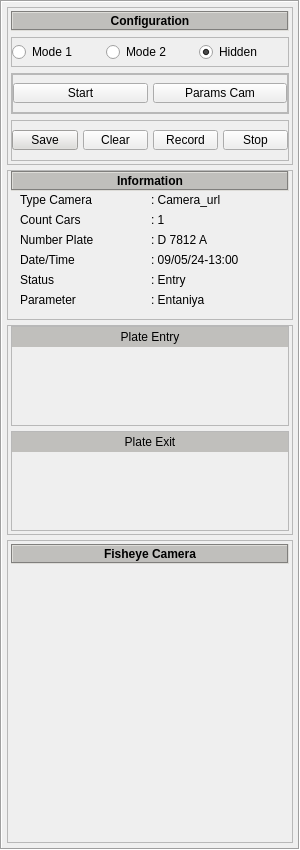
       <widget class="QFrame" name="frame_4">
        <property name="minimumSize">
         <size>
          <width>300</width>
          <height>850</height>
         </size>
        </property>
        <property name="maximumSize">
         <size>
          <width>300</width>
          <height>1000</height>
         </size>
        </property>
        <property name="frameShape">
         <enum>QFrame::Box</enum>
        </property>
        <property name="frameShadow">
         <enum>QFrame::Sunken</enum>
        </property>
        <layout class="QVBoxLayout" name="verticalLayout_14">
         <property name="spacing">
          <number>5</number>
         </property>
         <property name="leftMargin">
          <number>5</number>
         </property>
         <property name="topMargin">
          <number>5</number>
         </property>
         <property name="rightMargin">
          <number>5</number>
         </property>
         <property name="bottomMargin">
          <number>5</number>
         </property>
         <item>
          <widget class="QFrame" name="frame_15">
           <property name="minimumSize">
            <size>
             <width>0</width>
             <height>0</height>
            </size>
           </property>
           <property name="maximumSize">
            <size>
             <width>16777215</width>
             <height>16777215</height>
            </size>
           </property>
           <property name="frameShape">
            <enum>QFrame::StyledPanel</enum>
           </property>
           <property name="frameShadow">
            <enum>QFrame::Raised</enum>
           </property>
           <layout class="QVBoxLayout" name="verticalLayout_6">
            <property name="leftMargin">
             <number>3</number>
            </property>
            <property name="topMargin">
             <number>3</number>
            </property>
            <property name="rightMargin">
             <number>3</number>
            </property>
            <property name="bottomMargin">
             <number>3</number>
            </property>
            <item>
             <widget class="QLabel" name="label_14">
              <property name="minimumSize">
               <size>
                <width>0</width>
                <height>20</height>
               </size>
              </property>
              <property name="maximumSize">
               <size>
                <width>16777215</width>
                <height>20</height>
               </size>
              </property>
              <property name="font">
               <font>
                <weight>75</weight>
                <bold>true</bold>
               </font>
              </property>
              <property name="styleSheet">
               <string notr="true">background-color: rgb(192, 191, 188);</string>
              </property>
              <property name="frameShape">
               <enum>QFrame::Box</enum>
              </property>
              <property name="frameShadow">
               <enum>QFrame::Sunken</enum>
              </property>
              <property name="text">
               <string>Configuration</string>
              </property>
              <property name="alignment">
               <set>Qt::AlignCenter</set>
              </property>
             </widget>
            </item>
            <item>
             <widget class="QFrame" name="frame_19">
              <property name="maximumSize">
               <size>
                <width>16777215</width>
                <height>30</height>
               </size>
              </property>
              <property name="frameShape">
               <enum>QFrame::StyledPanel</enum>
              </property>
              <property name="frameShadow">
               <enum>QFrame::Raised</enum>
              </property>
              <layout class="QHBoxLayout" name="horizontalLayout_9">
               <property name="spacing">
                <number>5</number>
               </property>
               <property name="leftMargin">
                <number>0</number>
               </property>
               <property name="topMargin">
                <number>0</number>
               </property>
               <property name="rightMargin">
                <number>0</number>
               </property>
               <property name="bottomMargin">
                <number>0</number>
               </property>
               <item>
                <widget class="QRadioButton" name="btn_radio_mode1">
                 <property name="text">
                  <string>Mode 1</string>
                 </property>
                </widget>
               </item>
               <item>
                <widget class="QRadioButton" name="btn_radio_mode2">
                 <property name="text">
                  <string>Mode 2</string>
                 </property>
                </widget>
               </item>
               <item>
                <widget class="QRadioButton" name="btn_radio_hidden">
                 <property name="text">
                  <string>Hidden</string>
                 </property>
                 <property name="checkable">
                  <bool>true</bool>
                 </property>
                 <property name="checked">
                  <bool>true</bool>
                 </property>
                 <property name="autoRepeat">
                  <bool>false</bool>
                 </property>
                </widget>
               </item>
              </layout>
             </widget>
            </item>
            <item>
             <widget class="QFrame" name="frame_13">
              <property name="frameShape">
               <enum>QFrame::StyledPanel</enum>
              </property>
              <property name="frameShadow">
               <enum>QFrame::Raised</enum>
              </property>
              <layout class="QHBoxLayout" name="horizontalLayout_11">
               <property name="spacing">
                <number>5</number>
               </property>
               <property name="leftMargin">
                <number>0</number>
               </property>
               <property name="topMargin">
                <number>0</number>
               </property>
               <property name="rightMargin">
                <number>0</number>
               </property>
               <property name="bottomMargin">
                <number>0</number>
               </property>
               <item>
                <widget class="QFrame" name="frame_18">
                 <property name="frameShape">
                  <enum>QFrame::StyledPanel</enum>
                 </property>
                 <property name="frameShadow">
                  <enum>QFrame::Raised</enum>
                 </property>
                 <layout class="QHBoxLayout" name="horizontalLayout_3">
                  <property name="spacing">
                   <number>5</number>
                  </property>
                  <property name="leftMargin">
                   <number>0</number>
                  </property>
                  <property name="topMargin">
                   <number>0</number>
                  </property>
                  <property name="rightMargin">
                   <number>0</number>
                  </property>
                  <property name="bottomMargin">
                   <number>0</number>
                  </property>
                  <item>
                   <widget class="QPushButton" name="btn_start">
                    <property name="minimumSize">
                     <size>
                      <width>0</width>
                      <height>0</height>
                     </size>
                    </property>
                    <property name="maximumSize">
                     <size>
                      <width>16777215</width>
                      <height>20</height>
                     </size>
                    </property>
                    <property name="styleSheet">
                     <string notr="true"/>
                    </property>
                    <property name="text">
                     <string>Start</string>
                    </property>
                   </widget>
                  </item>
                  <item>
                   <widget class="QPushButton" name="btn_params_cam">
                    <property name="minimumSize">
                     <size>
                      <width>0</width>
                      <height>0</height>
                     </size>
                    </property>
                    <property name="maximumSize">
                     <size>
                      <width>16777215</width>
                      <height>20</height>
                     </size>
                    </property>
                    <property name="styleSheet">
                     <string notr="true"/>
                    </property>
                    <property name="text">
                     <string>Params Cam</string>
                    </property>
                   </widget>
                  </item>
                 </layout>
                </widget>
               </item>
              </layout>
             </widget>
            </item>
            <item>
             <widget class="QFrame" name="frame_9">
              <property name="frameShape">
               <enum>QFrame::StyledPanel</enum>
              </property>
              <property name="frameShadow">
               <enum>QFrame::Raised</enum>
              </property>
              <layout class="QHBoxLayout" name="horizontalLayout_13">
               <property name="spacing">
                <number>5</number>
               </property>
               <property name="leftMargin">
                <number>0</number>
               </property>
               <property name="topMargin">
                <number>0</number>
               </property>
               <property name="rightMargin">
                <number>0</number>
               </property>
               <property name="bottomMargin">
                <number>0</number>
               </property>
               <item>
                <widget class="QPushButton" name="btn_save">
                 <property name="minimumSize">
                  <size>
                   <width>0</width>
                   <height>0</height>
                  </size>
                 </property>
                 <property name="maximumSize">
                  <size>
                   <width>16777215</width>
                   <height>20</height>
                  </size>
                 </property>
                 <property name="styleSheet">
                  <string notr="true">background-color: rgb(222, 221, 218);</string>
                 </property>
                 <property name="text">
                  <string>Save</string>
                 </property>
                </widget>
               </item>
               <item>
                <widget class="QPushButton" name="btn_clear">
                 <property name="minimumSize">
                  <size>
                   <width>0</width>
                   <height>0</height>
                  </size>
                 </property>
                 <property name="maximumSize">
                  <size>
                   <width>16777215</width>
                   <height>20</height>
                  </size>
                 </property>
                 <property name="styleSheet">
                  <string notr="true"/>
                 </property>
                 <property name="text">
                  <string>Clear</string>
                 </property>
                </widget>
               </item>
               <item>
                <widget class="QPushButton" name="btn_record">
                 <property name="minimumSize">
                  <size>
                   <width>0</width>
                   <height>0</height>
                  </size>
                 </property>
                 <property name="maximumSize">
                  <size>
                   <width>16777215</width>
                   <height>20</height>
                  </size>
                 </property>
                 <property name="text">
                  <string>Record</string>
                 </property>
                </widget>
               </item>
               <item>
                <widget class="QPushButton" name="btn_stop">
                 <property name="minimumSize">
                  <size>
                   <width>0</width>
                   <height>0</height>
                  </size>
                 </property>
                 <property name="maximumSize">
                  <size>
                   <width>16777215</width>
                   <height>20</height>
                  </size>
                 </property>
                 <property name="text">
                  <string>Stop</string>
                 </property>
                </widget>
               </item>
              </layout>
             </widget>
            </item>
           </layout>
          </widget>
         </item>
         <item>
          <widget class="QFrame" name="frame_5">
           <property name="maximumSize">
            <size>
             <width>16777215</width>
             <height>150</height>
            </size>
           </property>
           <property name="frameShape">
            <enum>QFrame::StyledPanel</enum>
           </property>
           <property name="frameShadow">
            <enum>QFrame::Raised</enum>
           </property>
           <layout class="QVBoxLayout" name="verticalLayout_8">
            <property name="spacing">
             <number>0</number>
            </property>
            <property name="leftMargin">
             <number>3</number>
            </property>
            <property name="topMargin">
             <number>0</number>
            </property>
            <property name="rightMargin">
             <number>3</number>
            </property>
            <property name="bottomMargin">
             <number>3</number>
            </property>
            <item>
             <widget class="QLabel" name="label_9">
              <property name="minimumSize">
               <size>
                <width>0</width>
                <height>20</height>
               </size>
              </property>
              <property name="maximumSize">
               <size>
                <width>16777215</width>
                <height>20</height>
               </size>
              </property>
              <property name="font">
               <font>
                <weight>75</weight>
                <bold>true</bold>
               </font>
              </property>
              <property name="styleSheet">
               <string notr="true">background-color: rgb(192, 191, 188);</string>
              </property>
              <property name="frameShape">
               <enum>QFrame::Box</enum>
              </property>
              <property name="frameShadow">
               <enum>QFrame::Sunken</enum>
              </property>
              <property name="text">
               <string>Information</string>
              </property>
              <property name="alignment">
               <set>Qt::AlignCenter</set>
              </property>
             </widget>
            </item>
            <item>
             <widget class="QFrame" name="frame_16">
              <property name="frameShape">
               <enum>QFrame::NoFrame</enum>
              </property>
              <property name="frameShadow">
               <enum>QFrame::Raised</enum>
              </property>
              <layout class="QVBoxLayout" name="verticalLayout_5">
               <property name="topMargin">
                <number>2</number>
               </property>
               <item>
                <widget class="QFrame" name="frame_17">
                 <property name="frameShape">
                  <enum>QFrame::NoFrame</enum>
                 </property>
                 <property name="frameShadow">
                  <enum>QFrame::Raised</enum>
                 </property>
                 <layout class="QHBoxLayout" name="horizontalLayout_14">
                  <property name="spacing">
                   <number>1</number>
                  </property>
                  <property name="leftMargin">
                   <number>0</number>
                  </property>
                  <property name="topMargin">
                   <number>0</number>
                  </property>
                  <property name="rightMargin">
                   <number>0</number>
                  </property>
                  <property name="bottomMargin">
                   <number>0</number>
                  </property>
                  <item>
                   <widget class="QLabel" name="label_11">
                    <property name="text">
                     <string>Type Camera</string>
                    </property>
                   </widget>
                  </item>
                  <item>
                   <widget class="QLabel" name="label_info_media_type">
                    <property name="text">
                     <string>: Camera_url</string>
                    </property>
                   </widget>
                  </item>
                 </layout>
                </widget>
               </item>
               <item>
                <widget class="QFrame" name="frame_27">
                 <property name="frameShape">
                  <enum>QFrame::NoFrame</enum>
                 </property>
                 <property name="frameShadow">
                  <enum>QFrame::Raised</enum>
                 </property>
                 <layout class="QHBoxLayout" name="horizontalLayout_19">
                  <property name="spacing">
                   <number>1</number>
                  </property>
                  <property name="leftMargin">
                   <number>0</number>
                  </property>
                  <property name="topMargin">
                   <number>0</number>
                  </property>
                  <property name="rightMargin">
                   <number>0</number>
                  </property>
                  <property name="bottomMargin">
                   <number>0</number>
                  </property>
                  <item>
                   <widget class="QLabel" name="label_23">
                    <property name="text">
                     <string>Count Cars  </string>
                    </property>
                   </widget>
                  </item>
                  <item>
                   <widget class="QLabel" name="label_24">
                    <property name="text">
                     <string>: 1</string>
                    </property>
                   </widget>
                  </item>
                 </layout>
                </widget>
               </item>
               <item>
                <widget class="QFrame" name="frame_20">
                 <property name="frameShape">
                  <enum>QFrame::NoFrame</enum>
                 </property>
                 <property name="frameShadow">
                  <enum>QFrame::Raised</enum>
                 </property>
                 <layout class="QHBoxLayout" name="horizontalLayout_15">
                  <property name="spacing">
                   <number>1</number>
                  </property>
                  <property name="leftMargin">
                   <number>0</number>
                  </property>
                  <property name="topMargin">
                   <number>0</number>
                  </property>
                  <property name="rightMargin">
                   <number>0</number>
                  </property>
                  <property name="bottomMargin">
                   <number>0</number>
                  </property>
                  <item>
                   <widget class="QLabel" name="label_16">
                    <property name="text">
                     <string>Number Plate </string>
                    </property>
                   </widget>
                  </item>
                  <item>
                   <widget class="QLabel" name="label_15">
                    <property name="text">
                     <string>: D 7812 A</string>
                    </property>
                   </widget>
                  </item>
                 </layout>
                </widget>
               </item>
               <item>
                <widget class="QFrame" name="frame_21">
                 <property name="frameShape">
                  <enum>QFrame::NoFrame</enum>
                 </property>
                 <property name="frameShadow">
                  <enum>QFrame::Raised</enum>
                 </property>
                 <layout class="QHBoxLayout" name="horizontalLayout_16">
                  <property name="spacing">
                   <number>1</number>
                  </property>
                  <property name="leftMargin">
                   <number>0</number>
                  </property>
                  <property name="topMargin">
                   <number>0</number>
                  </property>
                  <property name="rightMargin">
                   <number>0</number>
                  </property>
                  <property name="bottomMargin">
                   <number>0</number>
                  </property>
                  <item>
                   <widget class="QLabel" name="label_18">
                    <property name="text">
                     <string>Date/Time </string>
                    </property>
                   </widget>
                  </item>
                  <item>
                   <widget class="QLabel" name="label_20">
                    <property name="text">
                     <string>: 09/05/24-13:00</string>
                    </property>
                   </widget>
                  </item>
                 </layout>
                </widget>
               </item>
               <item>
                <widget class="QFrame" name="frame_22">
                 <property name="frameShape">
                  <enum>QFrame::NoFrame</enum>
                 </property>
                 <property name="frameShadow">
                  <enum>QFrame::Raised</enum>
                 </property>
                 <layout class="QHBoxLayout" name="horizontalLayout_17">
                  <property name="spacing">
                   <number>1</number>
                  </property>
                  <property name="leftMargin">
                   <number>0</number>
                  </property>
                  <property name="topMargin">
                   <number>0</number>
                  </property>
                  <property name="rightMargin">
                   <number>0</number>
                  </property>
                  <property name="bottomMargin">
                   <number>0</number>
                  </property>
                  <item>
                   <widget class="QLabel" name="label_19">
                    <property name="text">
                     <string>Status</string>
                    </property>
                   </widget>
                  </item>
                  <item>
                   <widget class="QLabel" name="label_info_media_path">
                    <property name="text">
                     <string>: Entry</string>
                    </property>
                   </widget>
                  </item>
                 </layout>
                </widget>
               </item>
               <item>
                <widget class="QFrame" name="frame_26">
                 <property name="frameShape">
                  <enum>QFrame::NoFrame</enum>
                 </property>
                 <property name="frameShadow">
                  <enum>QFrame::Raised</enum>
                 </property>
                 <layout class="QHBoxLayout" name="horizontalLayout_18">
                  <property name="spacing">
                   <number>1</number>
                  </property>
                  <property name="leftMargin">
                   <number>0</number>
                  </property>
                  <property name="topMargin">
                   <number>0</number>
                  </property>
                  <property name="rightMargin">
                   <number>0</number>
                  </property>
                  <property name="bottomMargin">
                   <number>0</number>
                  </property>
                  <item>
                   <widget class="QLabel" name="label_21">
                    <property name="text">
                     <string>Parameter</string>
                    </property>
                   </widget>
                  </item>
                  <item>
                   <widget class="QLabel" name="label_info_parameter_used">
                    <property name="text">
                     <string>: Entaniya</string>
                    </property>
                   </widget>
                  </item>
                 </layout>
                </widget>
               </item>
              </layout>
             </widget>
            </item>
           </layout>
          </widget>
         </item>
         <item>
          <widget class="QFrame" name="frame_28">
           <property name="minimumSize">
            <size>
             <width>0</width>
             <height>210</height>
            </size>
           </property>
           <property name="maximumSize">
            <size>
             <width>16777215</width>
             <height>16777215</height>
            </size>
           </property>
           <property name="frameShape">
            <enum>QFrame::StyledPanel</enum>
           </property>
           <property name="frameShadow">
            <enum>QFrame::Raised</enum>
           </property>
           <layout class="QVBoxLayout" name="verticalLayout_15">
            <property name="spacing">
             <number>5</number>
            </property>
            <property name="leftMargin">
             <number>3</number>
            </property>
            <property name="topMargin">
             <number>0</number>
            </property>
            <property name="rightMargin">
             <number>3</number>
            </property>
            <property name="bottomMargin">
             <number>3</number>
            </property>
            <item>
             <widget class="QFrame" name="frame_31">
              <property name="minimumSize">
               <size>
                <width>0</width>
                <height>100</height>
               </size>
              </property>
              <property name="maximumSize">
               <size>
                <width>16777215</width>
                <height>150</height>
               </size>
              </property>
              <property name="frameShape">
               <enum>QFrame::StyledPanel</enum>
              </property>
              <property name="frameShadow">
               <enum>QFrame::Raised</enum>
              </property>
              <layout class="QVBoxLayout" name="verticalLayout_2">
               <property name="spacing">
                <number>5</number>
               </property>
               <property name="leftMargin">
                <number>0</number>
               </property>
               <property name="topMargin">
                <number>0</number>
               </property>
               <property name="rightMargin">
                <number>0</number>
               </property>
               <property name="bottomMargin">
                <number>0</number>
               </property>
               <item>
                <widget class="QLabel" name="plate_entry">
                 <property name="maximumSize">
                  <size>
                   <width>16777215</width>
                   <height>20</height>
                  </size>
                 </property>
                 <property name="styleSheet">
                  <string notr="true">background-color: rgb(192, 191, 188);</string>
                 </property>
                 <property name="text">
                  <string>&lt;html&gt;&lt;head/&gt;&lt;body&gt;&lt;p align=&quot;center&quot;&gt;Plate Entry&lt;/p&gt;&lt;/body&gt;&lt;/html&gt;</string>
                 </property>
                </widget>
               </item>
               <item>
                <widget class="QLabel" name="label_plaeEntry">
                 <property name="text">
                  <string/>
                 </property>
                </widget>
               </item>
              </layout>
             </widget>
            </item>
            <item>
             <widget class="QFrame" name="frame_32">
              <property name="minimumSize">
               <size>
                <width>0</width>
                <height>100</height>
               </size>
              </property>
              <property name="maximumSize">
               <size>
                <width>16777215</width>
                <height>150</height>
               </size>
              </property>
              <property name="frameShape">
               <enum>QFrame::StyledPanel</enum>
              </property>
              <property name="frameShadow">
               <enum>QFrame::Raised</enum>
              </property>
              <layout class="QVBoxLayout" name="verticalLayout_11">
               <property name="spacing">
                <number>5</number>
               </property>
               <property name="leftMargin">
                <number>0</number>
               </property>
               <property name="topMargin">
                <number>0</number>
               </property>
               <property name="rightMargin">
                <number>0</number>
               </property>
               <property name="bottomMargin">
                <number>0</number>
               </property>
               <item>
                <widget class="QLabel" name="plate_exit">
                 <property name="maximumSize">
                  <size>
                   <width>16777215</width>
                   <height>20</height>
                  </size>
                 </property>
                 <property name="styleSheet">
                  <string notr="true">background-color: rgb(192, 191, 188);</string>
                 </property>
                 <property name="text">
                  <string>&lt;html&gt;&lt;head/&gt;&lt;body&gt;&lt;p align=&quot;center&quot;&gt;Plate Exit&lt;/p&gt;&lt;/body&gt;&lt;/html&gt;</string>
                 </property>
                </widget>
               </item>
               <item>
                <widget class="QLabel" name="label_plateExit">
                 <property name="text">
                  <string/>
                 </property>
                </widget>
               </item>
              </layout>
             </widget>
            </item>
           </layout>
          </widget>
         </item>
         <item>
          <widget class="QFrame" name="frame_7">
           <property name="minimumSize">
            <size>
             <width>0</width>
             <height>0</height>
            </size>
           </property>
           <property name="frameShape">
            <enum>QFrame::StyledPanel</enum>
           </property>
           <property name="frameShadow">
            <enum>QFrame::Raised</enum>
           </property>
           <layout class="QVBoxLayout" name="verticalLayout_10">
            <property name="spacing">
             <number>5</number>
            </property>
            <property name="leftMargin">
             <number>3</number>
            </property>
            <property name="topMargin">
             <number>3</number>
            </property>
            <property name="rightMargin">
             <number>3</number>
            </property>
            <property name="bottomMargin">
             <number>3</number>
            </property>
            <item>
             <widget class="QLabel" name="label_13">
              <property name="minimumSize">
               <size>
                <width>0</width>
                <height>20</height>
               </size>
              </property>
              <property name="maximumSize">
               <size>
                <width>16777215</width>
                <height>20</height>
               </size>
              </property>
              <property name="font">
               <font>
                <weight>75</weight>
                <bold>true</bold>
               </font>
              </property>
              <property name="styleSheet">
               <string notr="true">background-color: rgb(192, 191, 188);</string>
              </property>
              <property name="frameShape">
               <enum>QFrame::Box</enum>
              </property>
              <property name="frameShadow">
               <enum>QFrame::Sunken</enum>
              </property>
              <property name="text">
               <string>Fisheye Camera</string>
              </property>
              <property name="alignment">
               <set>Qt::AlignCenter</set>
              </property>
             </widget>
            </item>
            <item>
             <widget class="QLabel" name="vidio_fisheye">
              <property name="minimumSize">
               <size>
                <width>0</width>
                <height>270</height>
               </size>
              </property>
              <property name="maximumSize">
               <size>
                <width>16777215</width>
                <height>16777215</height>
               </size>
              </property>
              <property name="text">
               <string/>
              </property>
             </widget>
            </item>
           </layout>
          </widget>
         </item>
        </layout>
       </widget>
